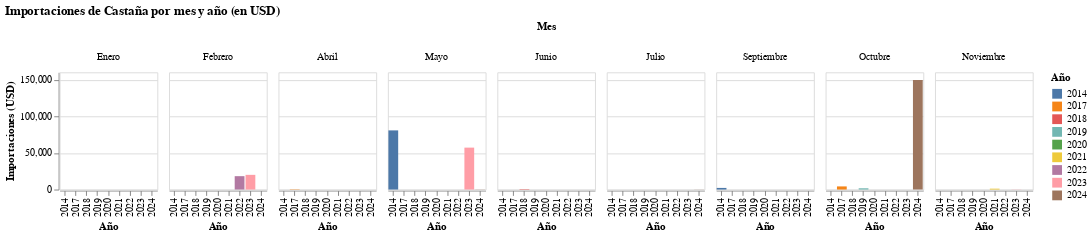

This figure's notebook cell:
### Code cell
# --- Librerías ---
import pandas as pd
import altair as alt

# --- 1. Cargar el CSV desde tu Google Colab ---
# Reemplaza la ruta por la de tu archivo en Colab, por ejemplo:
# from google.colab import files
# uploaded = files.upload()
# df = pd.read_csv("Importaciones_15 de octubre.csv", sep=";")

df = pd.read_csv("/content/castaña grafico por mes.csv", sep=";")

# --- 2. Limpieza de datos ---
df = df.dropna(axis=1, how="all")
df = df[["Producto", "Año", "Mes", "Valor en CIF"]]

# Quitar espacios y convertir los valores numéricos correctamente
df.columns = df.columns.str.strip()
df["Mes"] = df["Mes"].str.strip()
df["Valor en CIF"] = df["Valor en CIF"].astype(str).str.replace(",", ".")
df["Valor en CIF"] = pd.to_numeric(df["Valor en CIF"], errors="coerce")

# Eliminar nulos y ceros
df = df.dropna(subset=["Año", "Mes", "Valor en CIF"])
df = df[df["Valor en CIF"] > 0]

# Convertir año a entero
df["Año"] = df["Año"].astype(int)

# --- 3. Ordenar los meses y filtrar valores no válidos ---
orden_meses = [
    "Enero", "Febrero", "Marzo", "Abril", "Mayo", "Junio",
    "Julio", "Agosto", "Septiembre", "Octubre", "Noviembre", "Diciembre"
]

df["Mes"] = pd.Categorical(df["Mes"], categories=orden_meses, ordered=True)
df = df.dropna(subset=["Mes"])  # Elimina filas donde Mes no esté en orden_meses

# --- 4. Crear gráfico ---
chart = (
    alt.Chart(df)
    .mark_bar()
    .encode(
        x=alt.X("Año:O", title="Año"),
        y=alt.Y("sum(Valor en CIF):Q", title="Importaciones (USD)"),
        color=alt.Color("Año:N", title="Año"),
        column=alt.Column("Mes:N", title="Mes", sort=orden_meses, spacing=10),
        tooltip=[
            alt.Tooltip("Año:O"),
            alt.Tooltip("Mes:N"),
            alt.Tooltip("sum(Valor en CIF):Q", title="Importaciones (USD)")
        ]
    )
    .properties(
        title="Importaciones de Castaña por mes y año (en USD)",
        width=100,
        height=120
    )
)

chart

### Figure 1 — Vega-Lite specification as saved in the notebook (floating-point values rounded to 4 significant figures)
{"config": {"view": {"continuousWidth": 300, "continuousHeight": 300}}, "data": {"name": "data-db3778d72b2dd6c06b835cef3f5ac764"}, "mark": {"type": "bar"}, "encoding": {"color": {"field": "Año", "title": "Año", "type": "nominal"}, "column": {"field": "Mes", "sort": ["Enero", "Febrero", "Marzo", "Abril", "Mayo", "Junio", "Julio", "Agosto", "Septiembre", "Octubre", "Noviembre", "Diciembre"], "spacing": 10, "title": "Mes", "type": "nominal"}, "tooltip": [{"field": "Año", "type": "ordinal"}, {"field": "Mes", "type": "nominal"}, {"aggregate": "sum", "field": "Valor en CIF", "title": "Importaciones (USD)", "type": "quantitative"}], "x": {"field": "Año", "title": "Año", "type": "ordinal"}, "y": {"aggregate": "sum", "field": "Valor en CIF", "title": "Importaciones (USD)", "type": "quantitative"}}, "height": 120, "title": "Importaciones de Castaña por mes y año (en USD)", "width": 100, "$schema": "https://vega.github.io/schema/vega-lite/v5.20.1.json", "datasets": {"data-db3778d72b2dd6c06b835cef3f5ac764": [{"Producto": "Castaña", "Año": 2020, "Mes": "Enero", "Valor en CIF": 13.9}, {"Producto": "Castaña", "Año": 2023, "Mes": "Febrero", "Valor en CIF": 20060.0}, {"Producto": "Castaña", "Año": 2022, "Mes": "Febrero", "Valor en CIF": 18250.0}, {"Producto": "Castaña", "Año": 2017, "Mes": "Abril", "Valor en CIF": 428.2}, {"Producto": "Castaña", "Año": 2024, "Mes": "Mayo", "Valor en CIF": 190.7}, {"Producto": "Castaña", "Año": 2023, "Mes": "Mayo", "Valor en CIF": 57200.0}, {"Producto": "Castaña", "Año": 2014, "Mes": "Mayo", "Valor en CIF": 80730.0}, {"Producto": "Castaña", "Año": 2018, "Mes": "Junio", "Valor en CIF": 584.3}, {"Producto": "Castaña", "Año": 2017, "Mes": "Junio", "Valor en CIF": 28.6}, {"Producto": "Castaña", "Año": 2024, "Mes": "Julio", "Valor en CIF": 134.7}, {"Producto": "Castaña", "Año": 2014, "Mes": "Septiembre", "Valor en CIF": 2209.0}, {"Producto": "Castaña", "Año": 2024, "Mes": "Octubre", "Valor en CIF": 149500.0}, {"Producto": "Castaña", "Año": 2019, "Mes": "Octubre", "Valor en CIF": 1711.0}, {"Producto": "Castaña", "Año": 2017, "Mes": "Octubre", "Valor en CIF": 4266.0}, {"Producto": "Castaña", "Año": 2023, "Mes": "Noviembre", "Valor en CIF": 223.6}, {"Producto": "Castaña", "Año": 2021, "Mes": "Noviembre", "Valor en CIF": 1195.0}]}}
